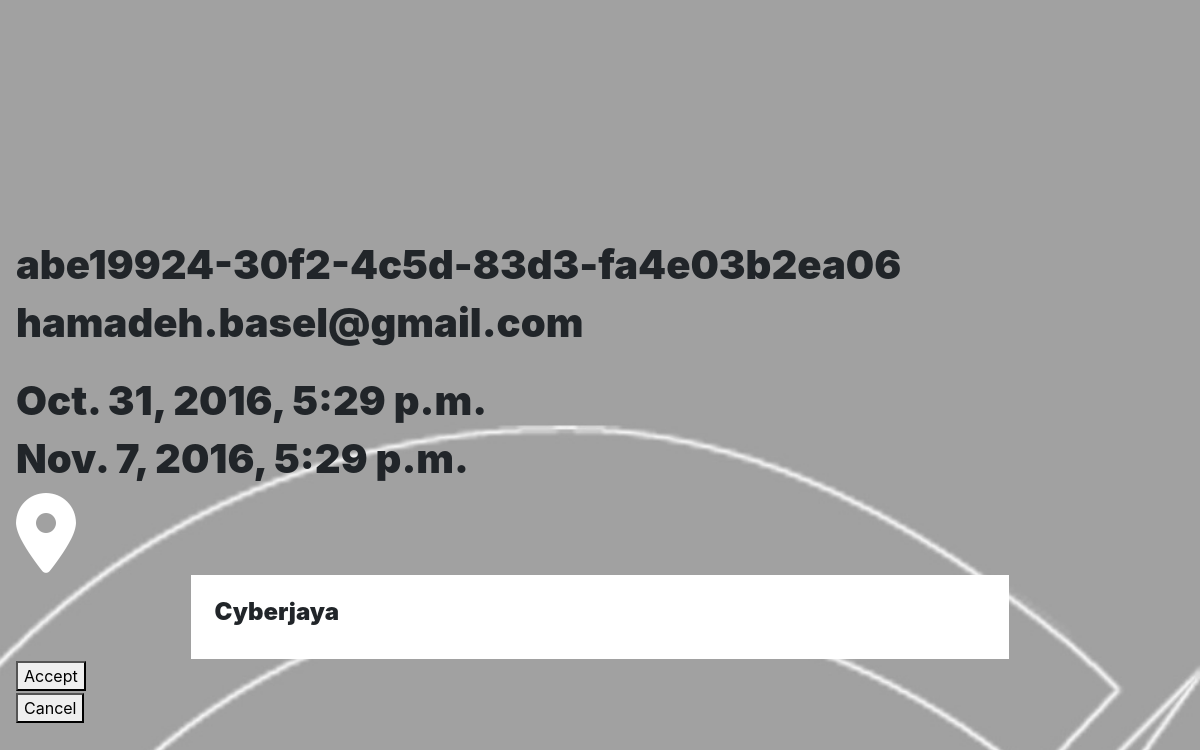
The page /book/1/ on the database as committed earlier.
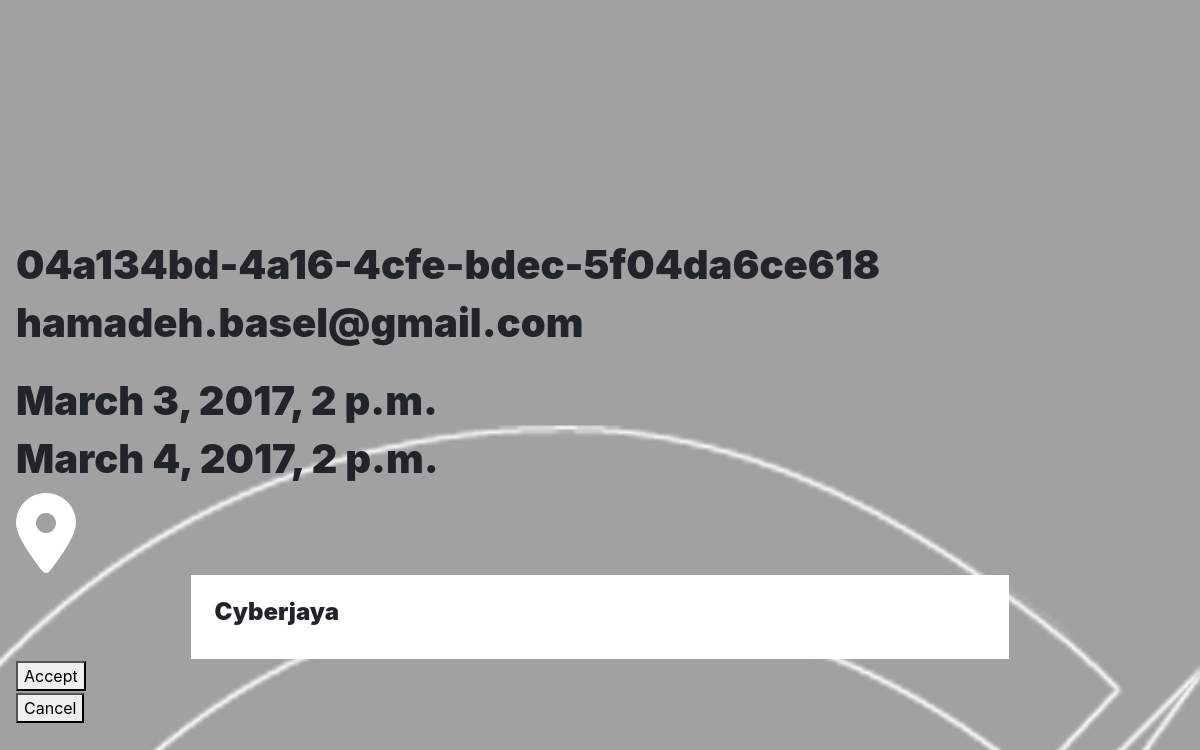
The same page on the database as committed later.
### bookings/models.py (models this page shows, shortened)
class Booking(models.Model):
    HALF_DAY = timedelta(hours=6)
    DAY = timedelta(days=1)
    WEEK = timedelta(days=7)
    MONTH = timedelta(weeks=4)
    DURATION = (
        (HALF_DAY, 'Six Hours'),
        (DAY, 'One Day'),
        (WEEK, 'One Week'),
        (MONTH, 'One Month'),
    )
    booking_number = models.UUIDField(
        unique=True,
        default=uuid.uuid4,
        editable=False
    )
    customer = models.ForeignKey(User)
    category = models.ForeignKey(Category)
    starts = models.DateTimeField(null=True)
    duration = models.DurationField(
        max_length=2,
        choices=DURATION,
        default=DAY,
    )
    dropoff = models.CharField(max_length=255, null=False, blank=False)
    booking_confirmed = models.BooleanField(default=False)
    car = models.ForeignKey(Car, null=True, blank=True)
    car_deliverd = models.BooleanField(default=False)
    car_returned = models.BooleanField(default=False)
    fees_paid = models.BooleanField(default=False)

### bookings/views.py (the view, shortened to what this page needs)
# urls.py: url(r'^book/(?P<id>\d+)/$', bookings_views.confirm_booking, name='show-booking'),
def confirm_booking(request, id):
    template = 'bookings/booking_details.html'
    form = BookingConfirmationForm(request.POST)
    booking = Booking.objects.get(id=id)
    return_time = booking.duration + booking.starts
    context = {'form': form, 'booking': booking, 'return_time': return_time}
    return render(request, template, context)

### templates/bookings/booking_details.html (shortened to what this page needs)
{% load static %}
<!DOCTYPE html>
<html>
<head>
    <link rel="stylesheet" href="{% static 'css/booking_details.css' %}">
    <link href="//maxcdn.bootstrapcdn.com/font-awesome/4.5.0/css/font-awesome.min.css" rel="stylesheet">
    <link rel="stylesheet" href="https://maxcdn.bootstrapcdn.com/bootstrap/4.0.0-alpha.5/css/bootstrap.min.css">
</head>
<body>
    <div class="col-sm-12" id="content">
      <table>
          <tr><td><h1>{{ booking.booking_number }}</h1> </td></tr>
          <tr><td><h1>{{ booking.customer.email }}</h1> </td></tr>
          <tr><td><h3>{{ booking.customer.phone }}</h3></td> </tr>
          <tr><td><h3>{{ booking.address }}</h3></td> </tr>
          <tr><td><h1>{{ booking.starts }}</h1> </td></tr>
          <tr><td><h1>{{ return_time }}</h1> </td></tr>
          <tr><td><i class="fa fa-map-marker"></i></td></tr>
          <tr><td><div id="city"><h4>Cyberjaya</h4></div></td></tr>
          <tr><td><button id="accept" value="{{ booking.id }}">Accept</button>
          <tr><td><button id="cancel" value="{{ booking.id }}">Cancel</button>
      </table>
    </div>
</body>
</html>

### static/css/booking_details.css (style rules this page uses)
body { background: url(/static/Images/3.jpg) no-repeat center center fixed; background-size: cover; text-align: center; padding-bottom: 79%; padding-top: 20%; }
table { width: 100%; }
table .fa-map-marker { font-size: 500%; color: white; }
table h1, table h3, table h4, table h5 { font-weight: 900; }
#city, #address, #openinmap { background-color: white; width: 70%; margin: auto; padding: 2%; }

Rows that differ between the two databases and show on the page:
changed Booking "hamadeh.basel@gmail.com": booking_number "abe19924-30f2-4c5d-83d3-fa4e03b2ea06" → "04a134bd-4a16-4cfe-bdec-5f04da6ce618"; starts "Oct. 31, 2016, 5:29 p.m." → "March 3, 2017, 2 p.m."
Other text that changed with them:
{{ return_time }}: "Nov. 7, 2016, 5:29 p.m." → "March 4, 2017, 2 p.m."
